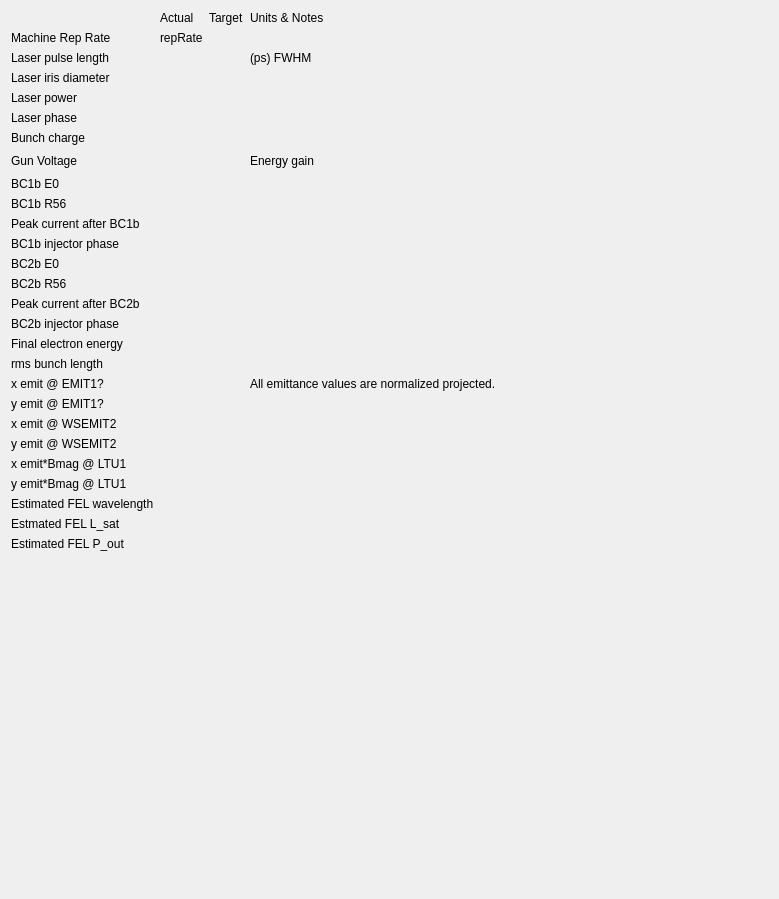
<?xml version="1.0" encoding="UTF-8"?>
<ui version="4.0">
 <class>Form</class>
 <widget class="QWidget" name="Form">
  <property name="geometry">
   <rect>
    <x>0</x>
    <y>0</y>
    <width>779</width>
    <height>899</height>
   </rect>
  </property>
  <property name="windowTitle">
   <string>Form</string>
  </property>
  <layout class="QGridLayout" name="gridLayout">
   <item row="22" column="0">
    <widget class="QLabel" name="label_24">
     <property name="text">
      <string>y emit @ EMIT1?</string>
     </property>
    </widget>
   </item>
   <item row="4" column="1">
    <widget class="PyDMLabel" name="PyDMLabel_6">
     <property name="toolTip">
      <string/>
     </property>
    </widget>
   </item>
   <item row="8" column="1">
    <widget class="PyDMLabel" name="PyDMLabel_5">
     <property name="toolTip">
      <string/>
     </property>
    </widget>
   </item>
   <item row="27" column="0">
    <widget class="QLabel" name="label_29">
     <property name="text">
      <string>Estimated FEL wavelength</string>
     </property>
    </widget>
   </item>
   <item row="5" column="0">
    <widget class="QLabel" name="label_2">
     <property name="text">
      <string>Laser power</string>
     </property>
    </widget>
   </item>
   <item row="3" column="0">
    <widget class="QLabel" name="label_15">
     <property name="text">
      <string>Laser pulse length</string>
     </property>
    </widget>
   </item>
   <item row="9" column="0">
    <widget class="QLabel" name="label_9">
     <property name="text">
      <string>BC1b E0</string>
     </property>
    </widget>
   </item>
   <item row="16" column="0">
    <widget class="QLabel" name="label_19">
     <property name="text">
      <string>BC2b R56</string>
     </property>
    </widget>
   </item>
   <item row="15" column="0">
    <widget class="QLabel" name="label_18">
     <property name="text">
      <string>BC2b E0</string>
     </property>
    </widget>
   </item>
   <item row="8" column="3">
    <widget class="QLabel" name="label_17">
     <property name="text">
      <string>Energy gain</string>
     </property>
    </widget>
   </item>
   <item row="3" column="3">
    <widget class="QLabel" name="label_16">
     <property name="text">
      <string>(ps) FWHM</string>
     </property>
    </widget>
   </item>
   <item row="20" column="0">
    <widget class="QLabel" name="label_22">
     <property name="text">
      <string>rms bunch length</string>
     </property>
    </widget>
   </item>
   <item row="23" column="0">
    <widget class="QLabel" name="label_25">
     <property name="text">
      <string>x emit @ WSEMIT2</string>
     </property>
    </widget>
   </item>
   <item row="21" column="0">
    <widget class="QLabel" name="label_23">
     <property name="text">
      <string>x emit @ EMIT1?</string>
     </property>
    </widget>
   </item>
   <item row="26" column="0">
    <widget class="QLabel" name="label_28">
     <property name="text">
      <string>y emit*Bmag @ LTU1</string>
     </property>
    </widget>
   </item>
   <item row="24" column="0">
    <widget class="QLabel" name="label_26">
     <property name="text">
      <string>y emit @ WSEMIT2</string>
     </property>
    </widget>
   </item>
   <item row="9" column="1">
    <widget class="PyDMLabel" name="PyDMLabel_9">
     <property name="toolTip">
      <string/>
     </property>
    </widget>
   </item>
   <item row="4" column="0">
    <widget class="QLabel" name="label_5">
     <property name="text">
      <string>Laser iris diameter</string>
     </property>
    </widget>
   </item>
   <item row="7" column="0">
    <widget class="QLabel" name="label_7">
     <property name="text">
      <string>Bunch charge</string>
     </property>
    </widget>
   </item>
   <item row="25" column="0">
    <widget class="QLabel" name="label_27">
     <property name="text">
      <string>x emit*Bmag @ LTU1</string>
     </property>
    </widget>
   </item>
   <item row="13" column="0">
    <widget class="QLabel" name="label_14">
     <property name="text">
      <string>BC1b injector phase</string>
     </property>
    </widget>
   </item>
   <item row="18" column="0">
    <widget class="QLabel" name="label_20">
     <property name="text">
      <string>BC2b injector phase</string>
     </property>
    </widget>
   </item>
   <item row="19" column="0">
    <widget class="QLabel" name="label_21">
     <property name="text">
      <string>Final electron energy</string>
     </property>
    </widget>
   </item>
   <item row="12" column="1">
    <widget class="PyDMLabel" name="PyDMLabel_10">
     <property name="toolTip">
      <string/>
     </property>
    </widget>
   </item>
   <item row="28" column="0">
    <widget class="QLabel" name="label_30">
     <property name="text">
      <string>Estmated FEL L_sat</string>
     </property>
    </widget>
   </item>
   <item row="8" column="4">
    <spacer name="horizontalSpacer">
     <property name="orientation">
      <enum>Qt::Horizontal</enum>
     </property>
     <property name="sizeHint" stdset="0">
      <size>
       <width>40</width>
       <height>20</height>
      </size>
     </property>
    </spacer>
   </item>
   <item row="2" column="2">
    <widget class="PyDMLabel" name="PyDMLabel_2">
     <property name="toolTip">
      <string/>
     </property>
    </widget>
   </item>
   <item row="2" column="1">
    <widget class="PyDMLabel" name="reprate">
     <property name="toolTip">
      <string/>
     </property>
     <property name="text">
      <string>repRate</string>
     </property>
     <property name="alarmSensitiveContent" stdset="0">
      <bool>true</bool>
     </property>
     <property name="channel" stdset="0">
      <string>TPR:LGUN:TS01:0:CH00_RATE</string>
     </property>
    </widget>
   </item>
   <item row="3" column="1">
    <widget class="PyDMLabel" name="PyDMLabel_3">
     <property name="toolTip">
      <string/>
     </property>
    </widget>
   </item>
   <item row="0" column="1">
    <widget class="QLabel" name="label_3">
     <property name="text">
      <string>Actual</string>
     </property>
    </widget>
   </item>
   <item row="2" column="0">
    <widget class="QLabel" name="label">
     <property name="text">
      <string>Machine Rep Rate</string>
     </property>
    </widget>
   </item>
   <item row="0" column="2">
    <widget class="QLabel" name="label_4">
     <property name="text">
      <string>Target</string>
     </property>
    </widget>
   </item>
   <item row="30" column="0">
    <spacer name="verticalSpacer">
     <property name="orientation">
      <enum>Qt::Vertical</enum>
     </property>
     <property name="sizeHint" stdset="0">
      <size>
       <width>20</width>
       <height>40</height>
      </size>
     </property>
    </spacer>
   </item>
   <item row="8" column="0">
    <widget class="QLabel" name="label_8">
     <property name="text">
      <string>Gun Voltage</string>
     </property>
    </widget>
   </item>
   <item row="11" column="0">
    <widget class="QLabel" name="label_10">
     <property name="text">
      <string>BC1b R56</string>
     </property>
    </widget>
   </item>
   <item row="6" column="0">
    <widget class="QLabel" name="label_6">
     <property name="text">
      <string>Laser phase</string>
     </property>
    </widget>
   </item>
   <item row="12" column="0">
    <widget class="QLabel" name="label_11">
     <property name="text">
      <string>Peak current after BC1b</string>
     </property>
    </widget>
   </item>
   <item row="7" column="1">
    <widget class="PyDMLabel" name="PyDMLabel">
     <property name="toolTip">
      <string/>
     </property>
     <property name="channel" stdset="0">
      <string>TORO:GUNB:360:CHRG</string>
     </property>
    </widget>
   </item>
   <item row="0" column="3">
    <widget class="QLabel" name="label_12">
     <property name="text">
      <string>Units &amp; Notes</string>
     </property>
    </widget>
   </item>
   <item row="7" column="2">
    <widget class="PyDMLabel" name="PyDMLabel_4">
     <property name="toolTip">
      <string/>
     </property>
    </widget>
   </item>
   <item row="5" column="1">
    <widget class="PyDMLabel" name="PyDMLabel_7">
     <property name="toolTip">
      <string/>
     </property>
    </widget>
   </item>
   <item row="6" column="1">
    <widget class="PyDMLabel" name="PyDMLabel_8">
     <property name="toolTip">
      <string/>
     </property>
    </widget>
   </item>
   <item row="17" column="0">
    <widget class="QLabel" name="label_13">
     <property name="text">
      <string>Peak current after BC2b</string>
     </property>
    </widget>
   </item>
   <item row="29" column="0">
    <widget class="QLabel" name="label_31">
     <property name="text">
      <string>Estimated FEL P_out</string>
     </property>
    </widget>
   </item>
   <item row="21" column="3">
    <widget class="QLabel" name="label_32">
     <property name="text">
      <string>All emittance values are normalized projected.</string>
     </property>
    </widget>
   </item>
  </layout>
 </widget>
 <customwidgets>
  <customwidget>
   <class>PyDMLabel</class>
   <extends>QLabel</extends>
   <header>pydm.widgets.label</header>
  </customwidget>
 </customwidgets>
 <resources/>
 <connections/>
</ui>
